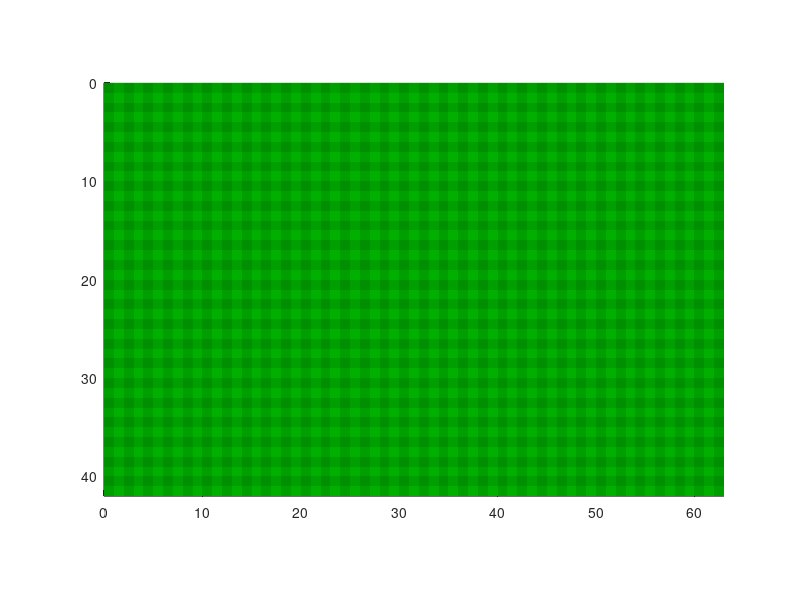

MATLAB code to generate this figure: (Note: this script raises an error after producing the figure.)
function spider(suit)
    % SPIDER(SUIT) starts a spider patience game with SUIT suits, possible 
    % values are 1, 2 and 4 (default).
    %
    % Spider is a type of patience game played using 2 decks of cards (104
    % cards). The player's goal is to remove all cards from the table.
    % Cards are to be moved between 10 stackss, and each move is legal if
    % (1) cards moved are of the same suit and arranged in consecutive 
    %     numerical order, with the smallest on top, and
    % (2) the rank of the top card of the destination exceed that of the
    %     bottom card of the moved cards by 1.
    % Once a sequence of card from King to Ace of the same suit is formed,
    % all 13 cards are removed from the game area.
    %
    % Player can redeal 5 times. Each redeal add 1 card to all 10 stacks in
    % the game area. No stack should be empty in order to redeal. All 5
    % redealing must be done in order to win the game.
    %
    % This function closes all existing figures and the game area is shown 
    % in a new figure. It is recommended that you use at least half a
    % screen to display the figure. To play the game, you are required to
    % input commands via the console. Possible commands are shown below:
    % 
    % N M: N and M are integers from 0 to 9, with 0 corresponding to the
    %      leftmost stack and 9 corresponding to the rightmost stack. Cards
    %      will be moved from stack N to stack M if the desired move is
    %      legal. Such move, if legal, is always unique.
    % r:   Redeal.
    % x:   Exit the game.
    %
    % Commands are case-insensitive.
    
    if nargin<1; suit=4; end
    if suit~=4&&suit~=2&&suit~=1; error('Cannot start spider patience with %g suits. Possible values are 1, 2 and 4.',suit); end

    % initialize background
    close all;
    [X,Y]=meshgrid(0:63,0:42);
    surf(X,Y,zeros(43,64),mod(X,2)+mod(Y,2));
    colormap([0,9/16,0;0,10/16,0;0,11/16,0]);
    shading flat;
    hold on;
    axis equal;
    view(0,-90);
    axes=gca;
    set(axes,'XLim',[0,63],'YLim',[0,42]);
    axes.XAxis.Visible='off';
    axes.YAxis.Visible='off';

    % initialize graphics
    res=imread('resource/card.png');
    face=mat2cell(res,70*ones(4,1),50*ones(13,1),3);
    back=imread('resource/back.png');
    clear res;
    
    % initialize cards
    % pool=uint8(2:105); % for testing
    pool=uint8(randperm(104)-1);
    suits=mod(floor(pool/13),suit);
    ranks=mod(pool,13);
    cards=repmat(card(0,0),104);
    for ii=1:104; cards(ii)=card(suits(ii),ranks(ii)); end
    clear pool suits ranks
    status='Redealing left: %d, Suits completed: %d';
    redeal=5;
    suitok=0;
    title(sprintf(status,redeal,suitok));
    stacks=[cardstack(),cardstack(),cardstack(),cardstack(),cardstack(),cardstack(),cardstack(),cardstack(),cardstack(),cardstack()];
    for ii=0:9; text(6*ii+4,1,char(ii+48),'Color','y','FontSize',12,'FontName','Consolas'); end
    for ii=0:43
        jj=mod(ii,10)+1;
        stacks(jj).size=stacks(jj).size+1;
        stacks(jj).card(stacks(jj).size)=cards(ii+1);
        stacks(jj).cardid(stacks(jj).size)=54-ii;
        image(back,'XData',6*jj-4+(0:5),'YData',2+floor(ii/10)+(0:7));
    end
    for ii=1:10
        stacks(ii).hidden=stacks(ii).size;
        stacks(ii).chain=1;
    end
    for ii=44:53
        jj=mod(ii,10)+1;
        stacks(jj).size=stacks(jj).size+1;
        stacks(jj).card(stacks(jj).size)=cards(ii+1);
        stacks(jj).cardid(stacks(jj).size)=54-ii;
        image(face{cards(ii+1).suit+1,cards(ii+1).rank+1},'XData',6*jj-4+(0:5),'YData',2+floor(ii/10)+(0:7));
    end
    cardindex=55;
    
    % start game
    while suitok<8
        cmd=input('Input command: ','s');
        c=unicode2native(lower(cmd(find(~isspace(cmd)))));
        if c; switch c(1)
            case 114 % redeal
                if ~redeal; fprintf('No redealing left.\n\n'); else
                    valid=true;
                    for ii=1:10
                        if stacks(ii).size==0
                            fprintf('Stack %d is empty.\n',ii-1);
                            valid=false;
                        elseif stacks(ii).size>=32
                            fprintf('Stack %d reached height limit.\n',ii-1);
                            valid=false;
                        end
                    end
                    if ~valid; fprintf('Cannot redeal.\n\n'); else
                        fprintf('Cards have been redealt.\n');
                        for ii=1:10
                            smem=stacks(ii);
                            smem.size=smem.size+1;
                            mem=cards(cardindex);
                            smem.card(smem.size)=mem;
                            smem.cardid(smem.size)=1-ii;
                            image(face{mem.suit+int8(1),mem.rank+int8(1)},'XData',6*ii-4+(0:5),'YData',1+double(smem.size)+(0:7));
                            cardindex=cardindex+1;
                            smem.countchain();
                        end
                        % reindex, because it is how matlab graphics works
                        p=1;
                        perm=zeros(1,cardindex-suitok*13-1);
                        for ii=1:10
                            smem=stacks(ii);
                            for jj=smem.size:-1:1
                                perm(p)=smem.cardid(jj)+10;
                                smem.cardid(jj)=p;
                                p=p+1;
                            end
                        end
                        axes.Children=axes.Children([perm,cardindex+(-suitok*13:10)]);
                        % reindex end
                        for ii=1:10
                            smem=stacks(ii);
                            if smem.chain==13 % suit completed, should have been a function but there are too many different variables used
                                              % due to the involvement of graphics (which matlab is not very good at) and it needs a bigger container class
                                smem.size=smem.size-13;
                                if smem.size==smem.hidden
                                    smem.hidden=smem.hidden-1;
                                    if smem.size>0
                                        smem.chain=1;
                                        mem=smem.card(smem.size);
                                        axes.Children(smem.cardid(smem.size)).CData=face{mem.suit+1,mem.rank+1};
                                    else; smem.chain=0;
                                    end
                                else; smem.countchain();
                                end
                                for jj=1:13; axes.Children(smem.cardid(smem.size+jj)).Visible='off'; end
                                fprintf('One suit completed on stack %d.\n',ii-1);
                                % reindex
                                p=0;
                                for jj=1:ii-1; p=p+stacks(jj).size; end
                                for jj=ii:10
                                    smem=stacks(jj);
                                    for kk=1:smem.size; smem.cardid(kk)=smem.cardid(kk)-13; end
                                end
                                axes.Children=axes.Children([1:p,p+14:cardindex-1-suitok*13,p+1:p+13,cardindex+(-suitok*13:10)]);
                                % reindex end
                                suitok=suitok+1;
                            end
                        end
                        redeal=redeal-1;
                        fprintf('%d redealings left.\n\n',redeal);
                        title(sprintf(status,redeal,suitok));
                    end
                end
            case 120 % exit
                suitok=9;
            otherwise % move from stack n to stack m
                if c(1)>=48&&c(1)<=57&&length(c)>=2
                    if c(2)>=48&&c(2)<=57
                        [moved,mstatus]=stacks(c(1)-47).move(stacks(c(2)-47));
                        if mstatus==-1; fprintf('Move is legal but stack %d reached height limit.\n\n',c(2)-48);
                        elseif mstatus==0; fprintf('Move is illegal.\n\n');
                        else
                            fprintf('%d cards moved from stack %d to stack %d.\n',moved,c(1)-48,c(2)-48);
                            smem=stacks(c(2)-47);
                            for ii=0:moved-1
                                set(axes.Children(smem.cardid(smem.size-ii)),'XData',6*double(c(2)-47)-4+(0:5),'YData',1+double(smem.size-ii)+(0:7));
                            end
                            % reindex
                            p=1;
                            perm=zeros(1,cardindex-suitok*13-1);
                            for ii=1:10
                                smem=stacks(ii);
                                for jj=smem.size:-1:1
                                    perm(p)=smem.cardid(jj);
                                    smem.cardid(jj)=p;
                                    p=p+1;
                                end
                            end
                            axes.Children=axes.Children([perm,cardindex+(-suitok*13:10)]);
                            % reindex end
                            if bitand(mstatus,2) % reveal hidden card
                                smem=stacks(c(1)-47);
                                mem=smem.card(smem.size);
                                axes.Children(smem.cardid(smem.size)).CData=face{mem.suit+1,mem.rank+1};
                            end
                            if bitand(mstatus,4) % suit completed
                                smem=stacks(c(2)-47);
                                smem.size=smem.size-13;
                                if smem.size==smem.hidden
                                    smem.hidden=smem.hidden-1;
                                    if smem.size>0
                                        smem.chain=1;
                                        mem=smem.card(smem.size);
                                        axes.Children(smem.cardid(smem.size)).CData=face{mem.suit+1,mem.rank+1};
                                    else; smem.chain=0;
                                    end
                                else; smem.countchain();
                                end
                                for ii=1:13; axes.Children(smem.cardid(smem.size+ii)).Visible='off'; end
                                fprintf('One suit completed on stack %d.\n',c(2)-48);
                                % reindex
                                p=0;
                                for ii=1:c(2)-48; p=p+stacks(ii).size; end
                                for ii=c(2)-47:10
                                    smem=stacks(ii);
                                    for jj=1:smem.size; smem.cardid(jj)=smem.cardid(jj)-13; end
                                end
                                axes.Children=axes.Children([1:p,p+14:cardindex-1-suitok*13,p+1:p+13,cardindex+(-suitok*13:10)]);
                                % reindex end
                                suitok=suitok+1;
                                title(sprintf(status,redeal,suitok));
                            end
                            fprintf('\n');
                        end
                    else; fprintf('Invalid command.\n\n');
                    end
                else; fprintf('Invalid command.\n\n');
                end
            end
        end
    end
    if suitok==8; fprintf('All 8 suits have been completed.\nCongratulations!\n'); title('Congratulations!');
    else; close all;
    end
end